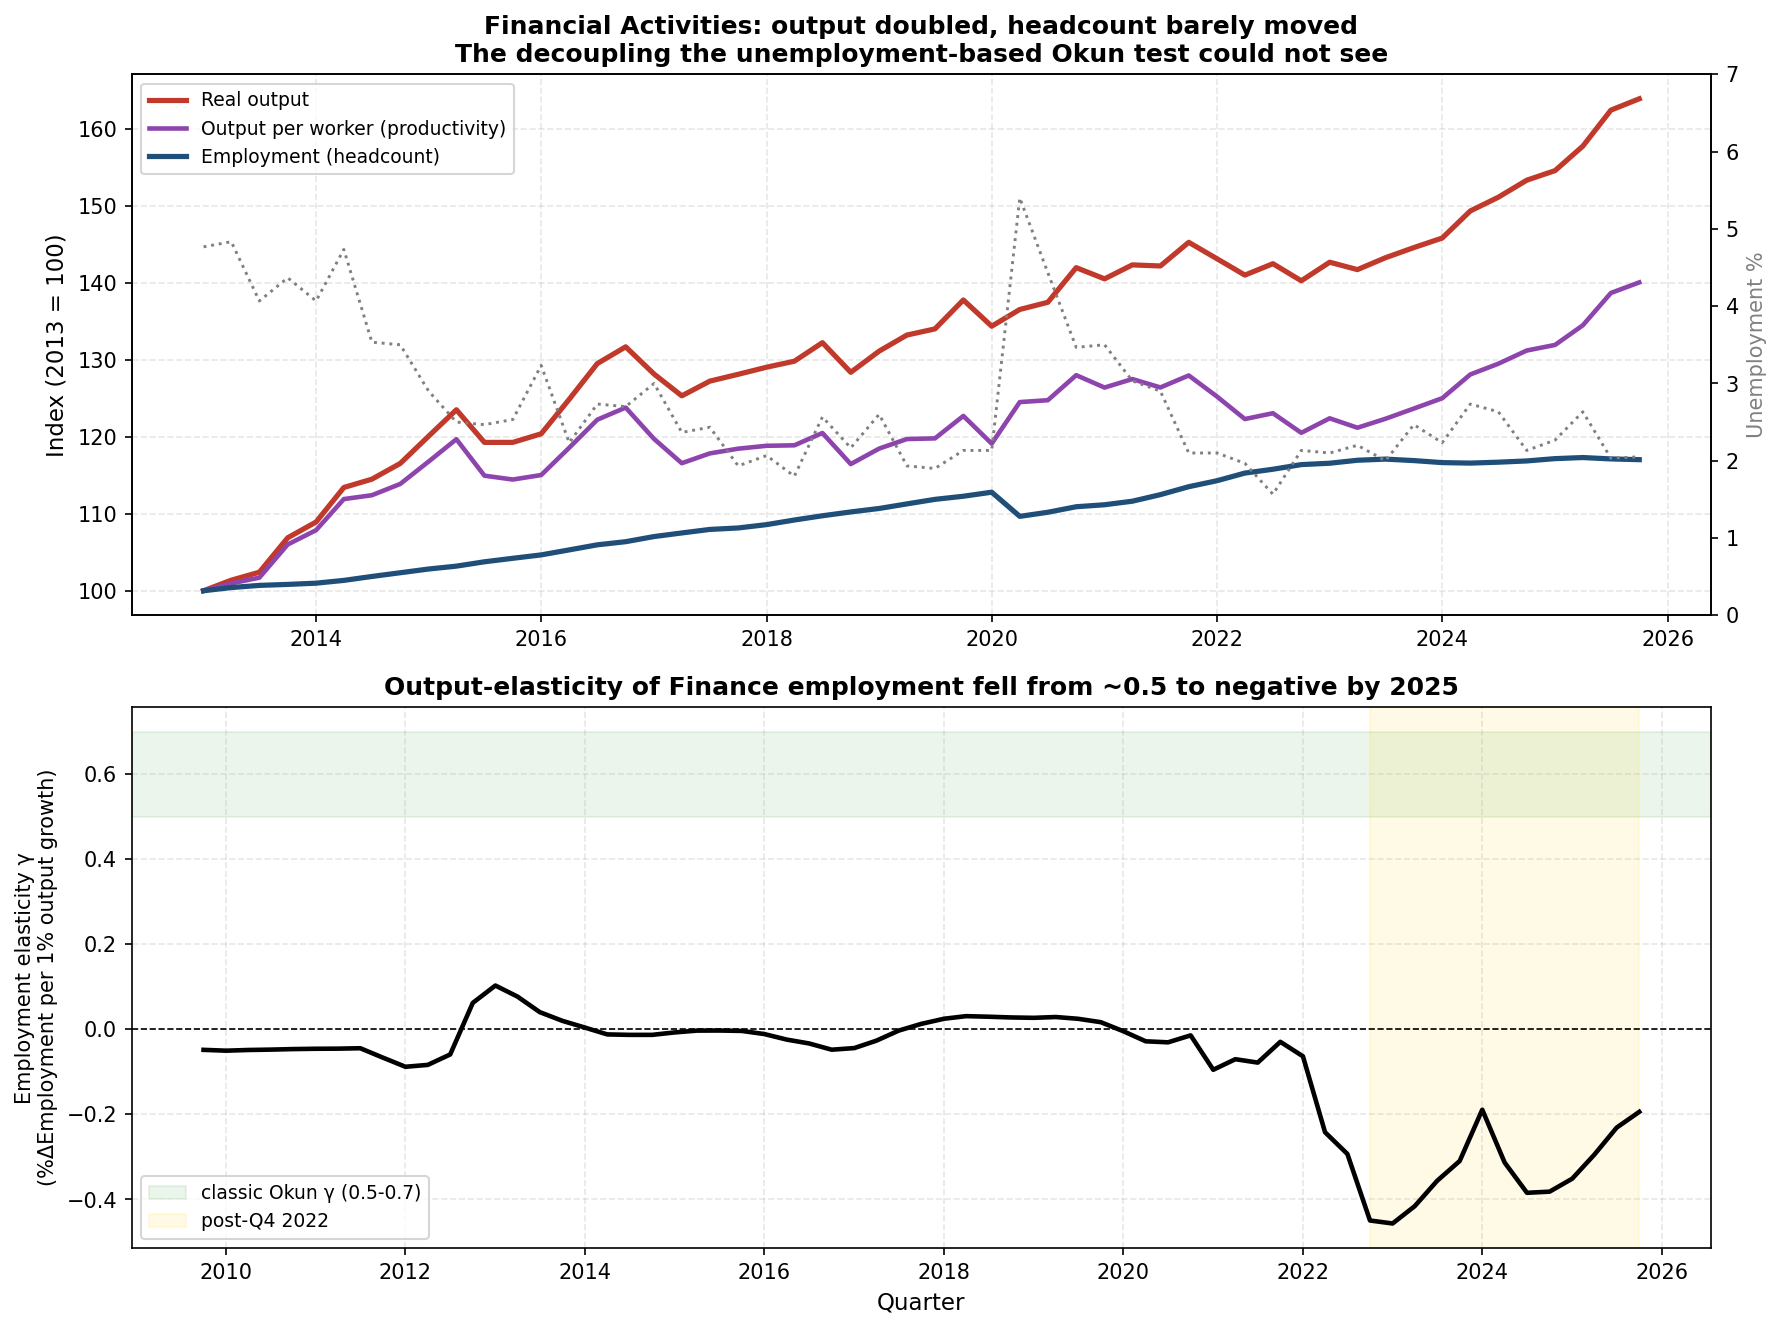

The script that saved this image:
"""
finance_employment.py
Finance measured on EMPLOYMENT, not unemployment.

The nine-industry cross-section (industry_okun_pipeline.py) measures Okun's law
with the unemployment rate. That instrument is blind to a full-employment
sector: when unemployment is pinned at its structural floor (~2% for Finance),
output growth cannot pull it down any further, so the estimated Okun slope is
~0 and the sector looks like "the law held."

This script re-measures Finance on the variable that can actually show a
decoupling: employment (headcount). It computes:

  - output, employment, and output-per-worker indexed to 2013 = 100
  - the output-elasticity of employment  (%ΔEmployment = γ · %ΔOutput),
    pre vs post Q4 2022 and as a 12-quarter rolling series
  - a JOLTS read (hires and openings) on whether hiring slowed while output grew

Finding (REAL terms; the nominal series is deflated with the neutral GDP
deflator GDPDEF because BEA's finance-specific deflator is FISIM-broken):
finance real output grew ~56% since 2013 while headcount grew ~13-17%, a
genuine output-to-jobs decoupling the unemployment test could not see.
CAUTION on the rolling elasticity gamma: its spike to ~+0.5 in windows ending
2022 is a COVID-rebound artifact (output and employment recovering together
inside the window), not an AI signal; the informative feature is gamma's
long stay near zero and its recent drift negative.

Data series (FRED / BLS), placed in FRED-Data/:
  financial_activities_employment_USFIRE.csv          All Employees, Financial Activities (thousands, headcount)
  financial_activities_avg_weekly_hours_CEU5500000002.csv   Average Weekly Hours, Financial Activities
  financial_activities_value_added_VAFI.csv    NOMINAL value added (deflated in-script via GDPDEF)
  financial_activities_unemployment_rate_LNU04032238.csv     Unemployment rate, Financial Activities
  financial_activities_hires_rate_JTU510099HIR.csv    JOLTS hires rate, Financial Activities
  financial_activities_job_openings_rate_JTU510099JOR.csv    JOLTS job openings rate, Financial Activities
"""

import os
import numpy as np
import pandas as pd
import matplotlib
matplotlib.use("Agg")
import matplotlib.pyplot as plt

HERE      = os.path.dirname(os.path.abspath(__file__))
DATA_DIR  = os.path.join(HERE, "..", "FRED-Data") + os.sep
AI_CUTOFF = pd.Timestamp("2022-10-01")


def load(filename, label):
    df = pd.read_csv(os.path.join(DATA_DIR, filename))
    df.columns = [c.strip() for c in df.columns]
    df[df.columns[0]] = pd.to_datetime(df[df.columns[0]])
    df = df.set_index(df.columns[0])
    df[df.columns[0]] = pd.to_numeric(df[df.columns[0]], errors="coerce")
    return df.iloc[:, 0].rename(label)


emp = load("financial_activities_employment_USFIRE.csv", "emp").resample("QS").mean()          # headcount, thousands
out_nom = load("financial_activities_value_added_VAFI.csv", "out")   # NOMINAL value added
gdpdef  = load("gdp_deflator_GDPDEF.csv", "gd")                       # neutral GDP deflator
out     = (out_nom / gdpdef.reindex(out_nom.index).interpolate() * 100).rename("out")  # REAL output
u   = load("financial_activities_unemployment_rate_LNU04032238.csv", "u").resample("QS").mean()       # unemployment rate
hrs = load("financial_activities_avg_weekly_hours_CEU5500000002.csv", "hrs").resample("QS").mean()   # avg weekly hours
hir = load("financial_activities_hires_rate_JTU510099HIR.csv", "hires").resample("QS").mean()  # JOLTS hires rate
jor = load("financial_activities_job_openings_rate_JTU510099JOR.csv", "openings").resample("QS").mean()

df = pd.DataFrame({"emp": emp, "out": out, "u": u, "hrs": hrs}).dropna()
df["opw"] = df["out"] / df["emp"]
df["de"]  = df["emp"].pct_change(4) * 100
df["dy"]  = df["out"].pct_change(4) * 100

# ---- headline index table ----------------------------------------------------
base = df[df.index >= "2013-01-01"].iloc[0]
print("Financial Activities, indexed to 2013 = 100")
print(f"  {'year':<6}{'output':>8}{'employment':>12}{'out/worker':>12}{'unemp %':>9}")
for yr in [2013, 2016, 2019, 2022, 2025]:
    r = df[df.index >= f"{yr}-01-01"].iloc[0]
    print(f"  {yr:<6}{r['out']/base['out']*100:>8.0f}"
          f"{r['emp']/base['emp']*100:>12.0f}"
          f"{r['opw']/base['opw']*100:>12.0f}{r['u']:>9.1f}")

# ---- employment elasticity ---------------------------------------------------
d = df.dropna(subset=["de", "dy"])
print("\nOutput-elasticity of employment  (%ΔEmp = γ · %ΔOutput), YoY")
for lab, a, z in [("pre-2022", "2006-01-01", "2022-09-30"),
                  ("post-2022", "2022-10-01", "2026-12-31")]:
    seg = d[(d.index >= a) & (d.index <= z)]
    g = np.polyfit(seg["dy"], seg["de"], 1)[0]
    r = np.corrcoef(seg["dy"], seg["de"])[0, 1]
    print(f"  {lab:<10} γ = {g:+.3f}  (r={r:+.2f}, n={len(seg)})   classic Okun γ ≈ +0.5 to +0.7")

print("\nJOLTS Financial Activities (monthly rates, quarterly avg)")
for lab, a, z in [("2015-2019", "2015-01-01", "2019-12-31"),
                  ("2023-2026", "2023-01-01", "2026-12-31")]:
    print(f"  {lab}: hires {hir[a:z].mean():.1f}%   openings {jor[a:z].mean():.1f}%")

# ---- rolling elasticity ------------------------------------------------------
idx = d.index.tolist()
roll = []
for i in range(12, len(idx) + 1):
    w = d.iloc[i - 12 : i]
    if np.std(w["dy"]) > 1e-9:
        roll.append((idx[i - 1], np.polyfit(w["dy"], w["de"], 1)[0]))
roll = pd.DataFrame(roll, columns=["date", "gamma"]).set_index("date")

# ---- chart -------------------------------------------------------------------
fig, (ax1, ax2) = plt.subplots(2, 1, figsize=(12, 9))
s = df[df.index >= "2013-01-01"]
ax1.plot(s.index, s["out"]/base["out"]*100, color="#c0392b", lw=2.5, label="Real output")
ax1.plot(s.index, s["opw"]/base["opw"]*100, color="#8e44ad", lw=2.2, label="Output per worker (productivity)")
ax1.plot(s.index, s["emp"]/base["emp"]*100, color="#1f4e79", lw=2.5, label="Employment (headcount)")
ax1b = ax1.twinx()
ax1b.plot(s.index, s["u"], color="gray", lw=1.4, ls=":", label="Unemployment (right)")
ax1b.set_ylabel("Unemployment %", color="gray", fontsize=10); ax1b.set_ylim(0, 7)
ax1.set_ylabel("Index (2013 = 100)", fontsize=11)
ax1.set_title("Financial Activities: output doubled, headcount barely moved\n"
              "The decoupling the unemployment-based Okun test could not see",
              fontsize=12, fontweight="bold")
ax1.legend(loc="upper left", fontsize=9); ax1.grid(True, ls="--", alpha=0.3)

ax2.axhspan(0.5, 0.7, color="green", alpha=0.08, label="classic Okun γ (0.5-0.7)")
ax2.plot(roll.index, roll["gamma"], color="black", lw=2.2)
ax2.axhline(0, color="black", lw=0.8, ls="--")
ax2.axvspan(AI_CUTOFF, roll.index[-1], color="gold", alpha=0.10, label="post-Q4 2022")
ax2.set_ylabel("Employment elasticity γ\n(%ΔEmployment per 1% output growth)", fontsize=10)
ax2.set_title("Output-elasticity of Finance employment fell from ~0.5 to negative by 2025",
              fontsize=12, fontweight="bold")
ax2.set_xlabel("Quarter", fontsize=11); ax2.legend(fontsize=9); ax2.grid(True, ls="--", alpha=0.3)
plt.tight_layout()
plt.savefig(os.path.join(HERE, "finance_employment.png"), dpi=150, bbox_inches="tight")
print("\nChart saved: finance_employment.png")
